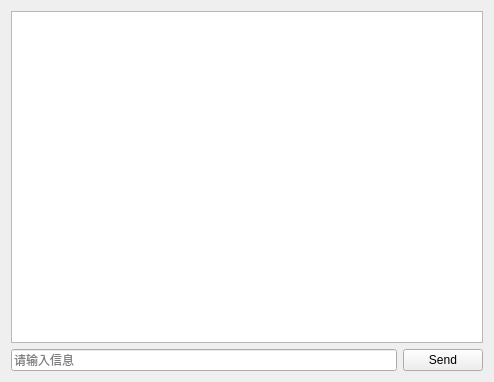
<?xml version="1.0" encoding="UTF-8"?>
<ui version="4.0">
 <class>ChatWidget</class>
 <widget class="QWidget" name="ChatWidget">
  <property name="geometry">
   <rect>
    <x>0</x>
    <y>0</y>
    <width>494</width>
    <height>382</height>
   </rect>
  </property>
  <property name="windowTitle">
   <string>Chat Client</string>
  </property>
  <layout class="QVBoxLayout" name="verticalLayout">
   <item>
    <widget class="QTextEdit" name="display_textE">
     <property name="readOnly">
      <bool>true</bool>
     </property>
     <property name="placeholderText">
      <string/>
     </property>
    </widget>
   </item>
   <item>
    <layout class="QHBoxLayout" name="horizontalLayout">
     <item>
      <widget class="QLineEdit" name="input_lineE">
       <property name="placeholderText">
        <string>请输入信息</string>
       </property>
      </widget>
     </item>
     <item>
      <widget class="QPushButton" name="send_btn">
       <property name="text">
        <string>Send</string>
       </property>
      </widget>
     </item>
    </layout>
   </item>
  </layout>
 </widget>
 <resources/>
 <connections/>
</ui>
